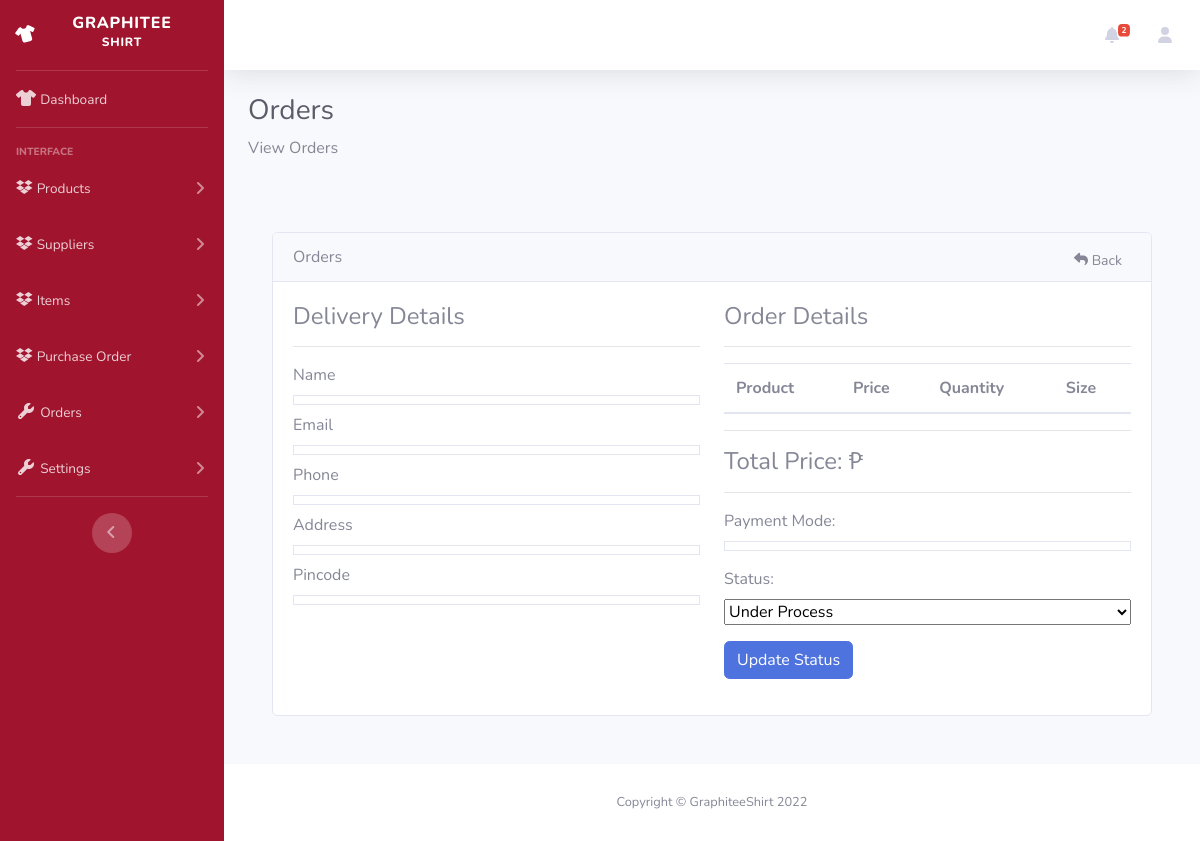
The app's page /view-orderAdmin.php?t=GraphShirt93575, older data.
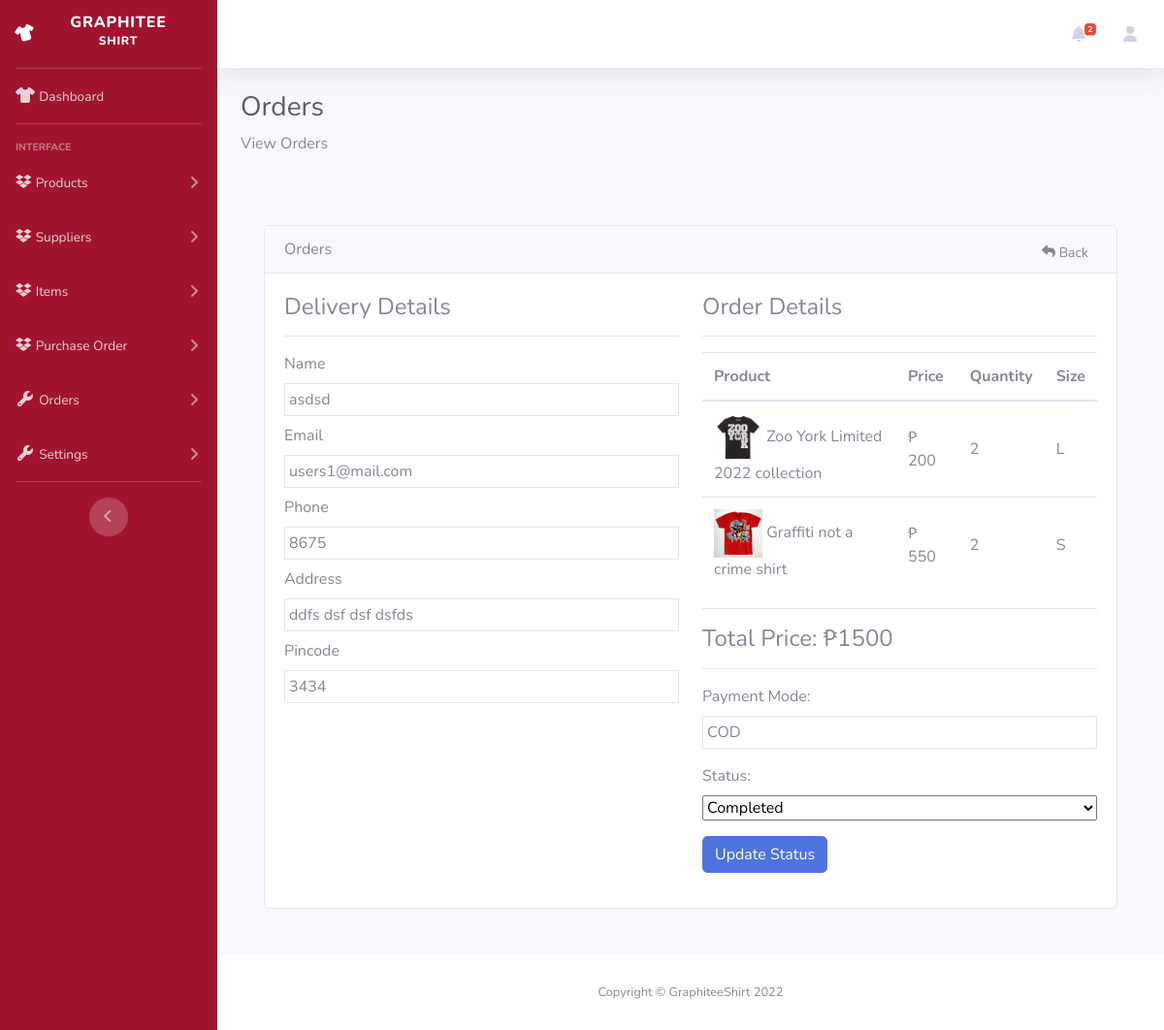
The same page, newer data.
### tables this page shows
CREATE TABLE `orders` (
  `id` int(11) NOT NULL,
  `tracking_id` varchar(255) NOT NULL,
  `user_id` int(255) NOT NULL,
  `name` varchar(255) NOT NULL,
  `email` varchar(255) NOT NULL,
  `phone` varchar(255) NOT NULL,
  `address` mediumtext NOT NULL,
  `pincode` int(255) NOT NULL,
  `total_price` int(255) NOT NULL,
  `payment_mode` varchar(255) NOT NULL,
  `payment_id` varchar(255) DEFAULT NULL,
  `status` tinyint(4) NOT NULL DEFAULT 0,
  `comments` varchar(255) DEFAULT NULL,
  `proof_of_payment` varchar(250) DEFAULT NULL,
  `created_at` timestamp NOT NULL DEFAULT current_timestamp()
);

CREATE TABLE `products` (
  `id` int(11) NOT NULL,
  `code` varchar(50) DEFAULT NULL,
  `name` varchar(255) NOT NULL,
  `size` varchar(10) NOT NULL DEFAULT 'S',
  `color` varchar(50) NOT NULL DEFAULT 'black',
  `slug` varchar(255) NOT NULL,
  `image` varchar(255) NOT NULL,
  `description` text NOT NULL,
  `price` int(11) NOT NULL,
  `quantity` int(11) NOT NULL,
  `max_quantity` int(11) NOT NULL DEFAULT 20
);

CREATE TABLE `order_items` (
  `id` int(11) NOT NULL,
  `order_id` int(255) NOT NULL,
  `prod_id` int(255) NOT NULL,
  `qty` int(255) NOT NULL,
  `price` int(255) NOT NULL,
  `created_at` timestamp NOT NULL DEFAULT current_timestamp(),
  `size` varchar(255) NOT NULL
);

### classes/connectiondb.php (called while the page is built, shortened)
<?php
class connection
{
    protected function connect()
    {
        try {
            $servername = "localhost";
            $username = "root";
            $password = "";
            $conn = new PDO("mysql:host=$servername;dbname=ooplogin", $username, $password);
            $conn->setAttribute(PDO::ATTR_ERRMODE, PDO::ERRMODE_EXCEPTION);
            return $conn;
        } catch (PDOException $e) {
            echo "Connection failed: " . $e->getMessage();
            die();
        }
    }
}

### classes/viewproductModel.php (called while the page is built, shortened)
<?php
class viewproducts extends connection
{
    function checkTrackingA($tracking_no)
    {
        $sql = "SELECT * FROM orders WHERE tracking_id ='$tracking_no'";
        $stmt = $this->connect()->prepare($sql);
        $stmt->execute();
        return $stmt;
    }
    function displayOrderA($tracking_no,$userId)
    {
        $sql = "SELECT o.id AS oid, o.tracking_id,o.user_id, oi.*,p.* FROM orders o, order_items oi, products p WHERE o.user_id = '$userId' AND
        oi.order_id=o.id AND p.id=oi.prod_id AND o.tracking_id='$tracking_no'";
        $stmt = $this->connect()->prepare($sql);
        $stmt->execute();
        return $stmt;
    }
}

### view-orderAdmin.php (the view, shortened to what the rows shown need)
<?php
include "classes/connectiondb.php";
include "classes/viewproductModel.php";
if (isset($_GET['t'])) {
    $tracking_no = $_GET['t'];
    $checkTrackingID = new viewproducts();
    $result = $checkTrackingID->checkTrackingA($tracking_no);
?>
    <?php
} else {
    ?>
    <h4>Something went wrong</h4>
<?php
    die();
}
$data = $result->fetchAll(PDO::FETCH_ASSOC);
?>
<!DOCTYPE html>
<html lang="en">
<head>
    <link href="vendors/fontawesome-free/css/all.min.css" rel="stylesheet" type="text/css">
    <link href="dashboard/css/sb-admin-2.min.css" rel="stylesheet">
    <link href="vendors/datatables/dataTables.bootstrap4.min.css" rel="stylesheet">
    <link rel="stylesheet" href="https://cdnjs.cloudflare.com/ajax/libs/font-awesome/6.1.2/css/all.min.css">
    <link rel="stylesheet" href="styles/viewProduct.css">
</head>
<body id="page-top">
    <div id="wrapper">
        <div id="content-wrapper" class="d-flex flex-column">
            <div id="content">
                <div class="container-fluid">
                    <h1 class="h3 mb-2 text-gray-800">Orders</h1>
                    <div class="py-5">
                        <div class="container">
                            <div class="card">
                                <div class="row">
                                    <div class="col-md-12">
                                        <div class="card-body">
                                            <div class="row">
                                                <div class="col-md-6">
                                                    <div class="row">
                                                        <div class="col-md-12 mb-2">
                                                            <label class="fw-bold">Name</label>
                                                            <div class="border p-1">
                                                                <?= $data[0]["name"]; ?>
                                                            </div>
                                                        </div>
                                                        <div class="col-md-12 mb-2">
                                                            <label class="fw-bold">Email</label>
                                                            <div class="border p-1">
                                                                <?= $data[0]["email"]; ?>
                                                            </div>
                                                        </div>
                                                        <div class="col-md-12 mb-2">
                                                            <label class="fw-bold">Phone</label>
                                                            <div class="border p-1">
                                                                <?= $data[0]["phone"]; ?>
                                                            </div>
                                                        </div>
                                                        <div class="col-md-12 mb-2">
                                                            <label class="fw-bold">Address</label>
                                                            <div class="border p-1">
                                                                <?= $data[0]["address"]; ?>
                                                            </div>
                                                        </div>
                                                        <div class="col-md-12 mb-2">
                                                            <label class="fw-bold">Pincode</label>
                                                            <div class="border p-1">
                                                                <?= $data[0]["pincode"]; ?>
                                                            </div>
                                                        </div>
                                                    </div>
                                                </div>
                                                <div class="col-md-6">
                                                    <h4>Order Details</h4>
                                                    <hr>
                                                    <table class="table">
                                                        <thead>
                                                            <tr>
                                                                <th>Product</th>
                                                                <th>Price</th>
                                                                <th>Quantity</th>
                                                                <th>Size</th>
                                                            </tr>
                                                        </thead>
                                                        <tbody>
                                                            <?php
                                                            $order = new viewproducts();
                                                            $userId = $data[0]['user_id'];
                                                            $orderItems = $order->displayOrderA($tracking_no, $userId);
                                                            if ($orderItems->rowCount() > 0) {
                                                                foreach ($orderItems as $items) {
                                                            ?>
                                                                    <tr>
                                                                        <td class="align-middle">
                                                                            <img src="uploads/<?= $items['image']; ?>" width="50px" height="50px" alt="<?= $items['name']; ?>">
                                                                            <?= $items['name']; ?>
                                                                        </td>
                                                                        <td class="align-middle">
                                                                            ₱ <?= $items['price']; ?>
                                                                        </td>
                                                                        <td class="align-middle">
                                                                            <?= $items['qty']; ?>
                                                                        </td>
                                                                        <td class="align-middle">
                                                                            <?= $items['size']; ?>
                                                                        </td>
                                                                    </tr>
                                                            <?php
                                                                }
                                                            }
                                                            ?>
                                                        </tbody>
                                                    </table>
                                                    <hr>
                                                    <h4>Total Price: <span class="float-end">₱<?= $data[0]['total_price']; ?></span></h4>
                                                    <hr>
                                                    <label class="fw-bold">Payment Mode:</label>
                                                    <div class="border p-1 mb-3">
                                                        <?= $data[0]['payment_mode']; ?>
                                                    </div>
                                                    <label class="fw-bold">Status:</label>
                                                    <div class="mb-3">
                                                        <form action="includes/updatestatusInclude.php" method="POST">
                                                            <select name="order_status" id="" class="form-select w-100 mb-3">
                                                                <option value="1" <?= ($data[0]['status'] == 1 ? "selected" : "") ?>>Completed</option>
                                                            </select>
                                                            <button name="updateStatus" type="submit" class="btn btn-primary">Update Status</button>
                                                        </form>
                                                    </div>
                                                </div>
                                            </div>
                                        </div>
                                    </div>
                                </div>
                            </div>
                        </div>
                    </div>
                </div>
            </div>
        </div>
    </div>
</body>
</html>

Row changes from the older to the newer data that the page shows:
added orders: name "asdsd", email "users1@mail.com", phone "8675", address "ddfs dsf dsf dsfds", pincode "3434", products.image (picture), products.name "Zoo York Limited 2022 collection", products.price "200", order_items.qty "2", products.size "L", products.name "Graffiti not a crime shirt", products.price "550", products.size "S", total_price "1500", payment_mode "COD", order_status "Completed"
Text that changed along with them:
form field order_status: "Under Process" → (not shown)
